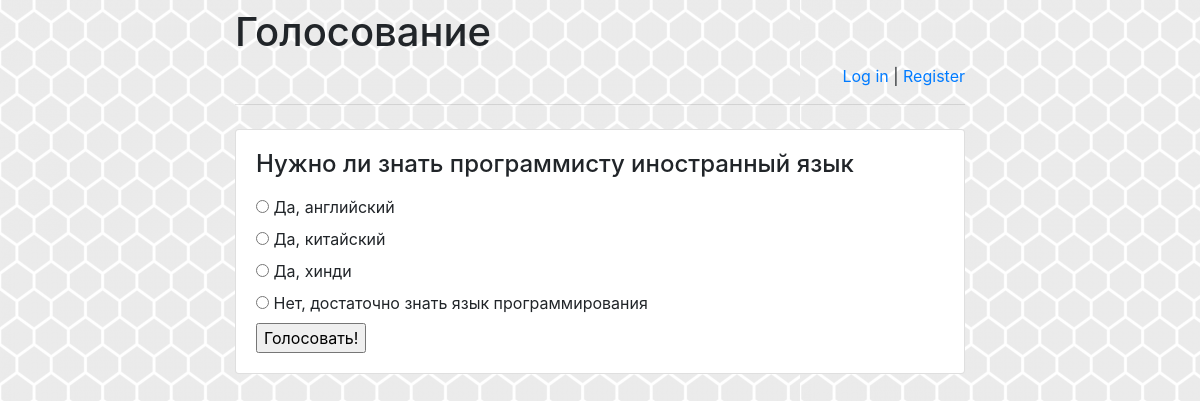
The app's page /polls/2/ with its own data.
### polls/models.py (models this page shows, shortened)
class Question(models.Model):
    question_text = models.CharField(max_length=200)
    pub_date = models.DateTimeField('date published')

class Choice(models.Model):
    question = models.ForeignKey(Question, on_delete=models.CASCADE)
    choice_text = models.CharField(max_length=200)
    votes = models.IntegerField(default=0)

### polls/views.py (the view)
# urls.py: path('<int:pk>/', views.DetailView.as_view(), name='detail'),
class DetailView(generic.DetailView):
    model = Question
    template_name = 'polls/detail.html'

### polls/templates/polls/detail.html (shortened to what this page needs)
<!doctype html>
<html lang="en">
<head>
    {% load static %}
    <link rel="stylesheet" href="{% static 'polls/style.css' %}">
    <link rel="stylesheet" href="https://stackpath.bootstrapcdn.com/bootstrap/4.1.3/css/bootstrap.min.css">
</head>
<body>
<div class="container">
    <div class="row justify-content-center">
        <div class="col-8">
            <h1 class="mt-2">Голосование</h1>
            {% if user.is_authenticated %}
                <p class="text-right">
                    Привет, {{ user.username }}!
                    <a href="/polls/logout">Log out</a> |
                    <a href="/polls/password-change">
                        Change password
                    </a>
                </p>
            {% else %}
                <p class="text-right">
                    <a href="/polls/login">Log in</a> |
                    <a href="/polls/register">Register</a>
                </p>
            {% endif %}
            <hr class="mt-0 mb-4">
            <div class="card">
                <div class="card-body">
                    <form action="{% url 'polls:vote' question.id %}" method="post">
                    <fieldset>
                        <legend><h4>{{ question.question_text }}</h4></legend>
                        {% for choice in question.choice_set.all %}
                            <input type="radio" name="choice" id="choice{{ forloop.counter }}" value="{{ choice.id }}">
                            <label for="choice{{ forloop.counter }}">{{ choice.choice_text }}</label><br>
                        {% endfor %}
                    </fieldset>
                    <input type="submit" value="Голосовать!">
                    </form>
                </div>
            </div>
        </div>
    </div>
</div>
</body>
</html>

### polls/static/polls/style.css (style rules this page uses)
body { background: white url("images/background.png") repeat; }

### records on screen
Question: question_text "Нужно ли знать программисту иностранный язык"
Choice: choice_text "Да, английский"
Choice: choice_text "Да, китайский"
Choice: choice_text "Да, хинди"
Choice: choice_text "Нет, достаточно знать язык программирования"
